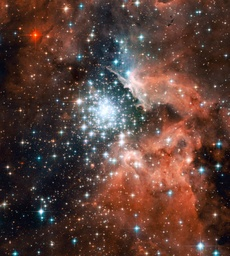
#> input picture ProbSets/Comp/ProbSet3/hubble.jpg, 230 x 256 px, shrunk from 1041 x 1158 before the run
$ jupyter execute --allow-errors Harrison-Beard-ProbSet3.ipynb   (older library calls are emulated)
#> lines starting #> are read from the running program, lines starting #| are printed output that depends on the picture
[cell 1]
import numpy as np
import scipy
from scipy import linalg as la
import scipy.misc
import matplotlib.pyplot as plt
from scipy.sparse import dok_matrix
from numba import njit, prange
import sympy
import mpmath

# QR Decomposition

##

[cell 2]
def qrd(A):
    m,n = np.shape(A)
    Q = np.copy(A)
    R = np.zeros((n,n))
    for i in range(n):
        R[i,i] = la.norm(Q[:,i])
        Q[:,i] = Q[:,i] / R[i,i]
        for j in range(i+1, n):
            R[i,j] = Q[:,j].T @ Q[:,i]
            Q[:,j] = Q[:,j] - R[i,j] * Q[:,i]
    return Q,R

[cell 3]
def problem1_1():

    LB = -1e4 # lower bound for entries of A
    UB = 1e4 # upper bound for entries
    MAX_SIZE = 10 # upper bound on size of matrix

    rank_n = False
    while not rank_n:
        m = np.random.randint(1,MAX_SIZE+1)
        n = np.random.randint(1,MAX_SIZE+1)
        A = (UB - LB) * np.random.rand(m,n) + LB
        if np.linalg.matrix_rank(A) == n:
            rank_n = True
    Q1,R1 = qrd(A)
    Q2,R2 = la.qr(A, mode="economic")

    verifyR = np.allclose(np.triu(R1), R1)
    verifyQ = np.allclose(Q1.T @ Q1, np.identity(n))
    verifyQR = np.allclose(Q1 @ R1, A)

    print("•  R is correct:",verifyR)
    print("•  Q is correct:",verifyQ)
    print("•  The QR Decomposition is correct:",verifyQR)

    print("\nMy Q:\n",Q1,"\n\nMy R:\n",R1,"\n\nScipy's Q:\n",
          Q2,"\n\nScipy's R:\n",R2)

[cell 4]
problem1_1()

##

[cell 5]
def absdet(A):
    return abs(np.prod(np.diag(qrd(A)[1])))

[cell 6]
def problem1_2():
    LB = -1 # lower bound for entries of A
    UB = 1 # upper bound for entries

    # a,b smaller to avoid roundoff error for large determinants

    MAX_SIZE = 10 # upper bound on size of A

    rank_n = False
    while not rank_n:
        n = np.random.randint(1,MAX_SIZE+1)
        A = (UB - LB) * np.random.rand(n,n) + LB
        if np.linalg.matrix_rank(A) == n:
            rank_n = True

    absdet1 = round(absdet(A),5)
    absdet2 = round(abs(la.det(A)),5)

    print("•  The algorithm was correct:\t",(absdet1 == absdet2),
         "\n•  My |det(A)|:\t\t\t",absdet1,"\n•  Scipy's |det(A)|:\t\t",
          absdet2)

[cell 7]
problem1_2()

##

[cell 8]
def solve_linear_system(A,b):
    Q,R = qrd(A)
    y = Q.T @ b
    n = np.shape(A)[0]
    x = np.zeros(n)

    for i in range(n-1,-1,-1):
        x[i] = y[i]
        for j in range(i+1,n):
            x[i] = x[i] - R[i,j] * x[j]
        x[i] = x[i] / R[i,i]

    return x

[cell 9]
def problem1_3():
    LB = -10
    UB = 10
    MAX_SIZE = 10

    rank_n = False
    while not rank_n:
        n = np.random.randint(1,MAX_SIZE+1)
        A = (UB - LB) * np.random.rand(n,n) + LB
        if np.linalg.matrix_rank(A) == n:
            rank_n = True

    b = (UB-LB) * np.random.rand(n) + LB

    x = solve_linear_system(A,b)

    print("x:",x)
    print("\n--> ACCURATE:",all(np.round(A @ x,5) == np.round(b,5)))

[cell 10]
problem1_3()

##

[cell 11]
def householder(A):
    m,n = np.shape(A)
    R = np.copy(A)
    Q = np.eye(m)
    sign = lambda x: 1 if x>=0 else -1
    for k in range(n):
        u = np.copy(R[k:,k])
        u[0] = u[0] + sign(u[0]) * la.norm(u)
        u = u / la.norm(u)
        R[k:,k:] = R[k:,k:] - np.outer(2*u, u.T @ R[k:,k:])
        Q[k:,:] = Q[k:,:] - np.outer(2*u, u.T @ Q[k:,:])

    return Q.T, R

[cell 12]
def problem1_4():
    LB = -10
    UB = 10
    MAX_SIZE = 10

    rank_n = False
    while not rank_n:
        m = np.random.randint(1,MAX_SIZE+1)
        n = np.random.randint(1,MAX_SIZE+1)
        A = (UB - LB) * np.random.rand(m,n) + LB
        if np.linalg.matrix_rank(A) == n:
            rank_n = True

    QT,R = householder(A)

    print(" •  A shape:  ",np.shape(A),"\n",
           "•  Q.T shape:",np.shape(QT),"\n",
           "•  R shape:  ",np.shape(R),"\n")

    print("--> ACCURATE:",np.allclose((QT @ R),A))

[cell 13]
problem1_4()

##

[cell 14]
def hessenberg(A):
    m,n = np.shape(A)
    H = np.copy(A)
    Q = np.eye(m)
    sign = lambda x: 1 if x>=0 else -1
    for k in range(n-2):
        u = np.copy(H[k+1:,k])
        u[0] = u[0] + sign(u[0]) * la.norm(u)
        u = u / la.norm(u)
        H[k+1:,k:] = H[k+1:,k:] - np.outer(2*u, u.T @ H[k+1:,k:])
        H[:,k+1:] = H[:,k+1:] - 2 * np.outer(H[:,k+1:] @ u, u.T)
        Q[k+1:,:] = Q[k+1:,:] - np.outer(2*u, u.T @ Q[k+1:,:])

    return H, Q.T

[cell 15]
def problem1_5():
    LB = -10
    UB = 10
    MAX_SIZE = 10

    rank_n = False
    while not rank_n:
        n = np.random.randint(1,MAX_SIZE+1)
        A = (UB - LB) * np.random.rand(n,n) + LB
        if np.linalg.matrix_rank(A) == n:
            rank_n = True

    H1,QT1 = hessenberg(A)
    H2,QT2 = la.hessenberg(A, calc_q = True)

    print("MY FUNCTION:")
    print("•  Verify H has all zeros below first subdiagonal:",
          np.allclose(np.triu(H1,-1),H1),"\n•  Verify Q @ H @ Q.T = A:",
          np.allclose(QT1 @ H1 @ QT1.T, A))

    print("\nSCIPY'S FUNCTION:")
    print("•  Verify H has all zeros below first subdiagonal:",
          np.allclose(np.triu(H2,-1),H2),"\n•  Verify Q @ H @ Q.T = A:",
          np.allclose(QT2 @ H2 @ QT2.T, A))

[cell 16]
problem1_5() # mess around with QT, Q.T, and Q in problem1_5 if not getting true

# Least Squares and Computing Eigenvalues

##

[cell 17]
def solve_normal_equations(A,b):

    Q,R = qrd(A.T)

    x = la.solve_triangular(R, Q.T@b)

    return x

[cell 18]
def problem2_1():
    LB = -10
    UB = 10
    MAX_SIZE = 10

    rank_n = False
    while not rank_n:
        m = np.random.randint(1,MAX_SIZE+1)
        n = np.random.randint(1,MAX_SIZE+1)
        A = (UB - LB) * np.random.rand(m,n) + LB
        if np.linalg.matrix_rank(A) == n:
            rank_n = True

    b = (UB-LB) * np.random.rand(m) + LB

    x = solve_normal_equations(A,b)

    print("x:",x)
    print("\n--> ACCURATE:",np.allclose(A @ x, b))

#> (a cell that did not finish here is left out)

##

[cell 20]
def problem2_2():
    year, index = np.load("housing.npy").T
#> (reads ProbSets/Comp/ProbSet3/housing.npy from the repository)
    A = year
    A = np.vstack((A, np.ones(len(year))))
    b = index

    β_1, β_0 = solve_normal_equations(A,b)

    plt.scatter(year, index, facecolors="none", edgecolors="k", s=12)
    plt.plot(year, year * β_1 + β_0, "r--")
    plt.title("Housing index regressed on year")
    plt.xlabel("Year (20xx)")
    plt.ylabel("Housing Index")

    plt.show()
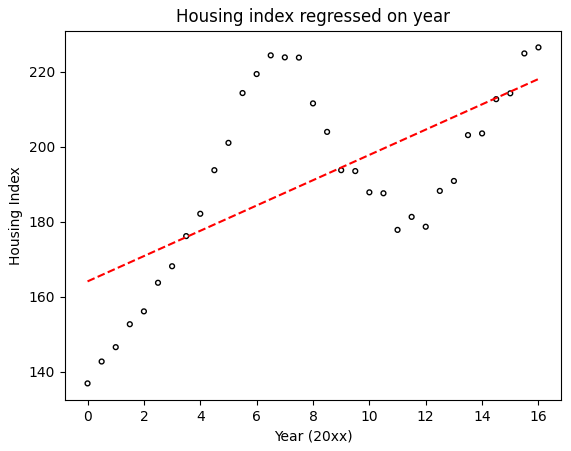
#> figure drawn by matplotlib, 1 panel; curve peaks at x = 16, y = 218.1

[cell 21]
problem2_2()

##

[cell 22]
def problem2_3():
    degs = [3,6,9,12]
    styles = ["r","b","g","m"]
    year, index = np.load("housing.npy").T
    A = year
    A = np.vstack((year,np.ones(len(year))))
    b = index

    β_1, β_0 = solve_normal_equations(A,b)


    plt.scatter(year, index, facecolors="none", edgecolors="k", s=12)
    plt.plot(year, year * β_1 + β_0, "k--")
    plt.title("Housing index regressed on year")
    plt.xlabel("Year (20xx)")
    plt.ylabel("Housing Index")
    plt.show()


    for n,i in enumerate(degs):
        plt.subplot(2,2,n+1)
        plt.scatter(year, index, facecolors="none", edgecolors="k", s=8)
        plt.plot(year, year * β_1 + β_0, "k--")
        plt.title(r"degree $\mathbf{"+str(i)+"}$ polynomial",size=10)
        plt.xticks([])
        plt.yticks([])

        deglist = list(range(i+1))

        M = year[:, np.newaxis]**deglist
        coeffs = la.lstsq(M, b)[0]

        y = coeffs[0]
        for j in range(1,i+1):
            y += coeffs[j] * year**j
        plt.plot(year, y, styles[n])
    plt.suptitle(r"Plots using $\mathtt{scipy.linalg.lstsq()}$",size=14,y=1.02)
    plt.subplots_adjust(hspace=.2, wspace=.1)
    plt.show()
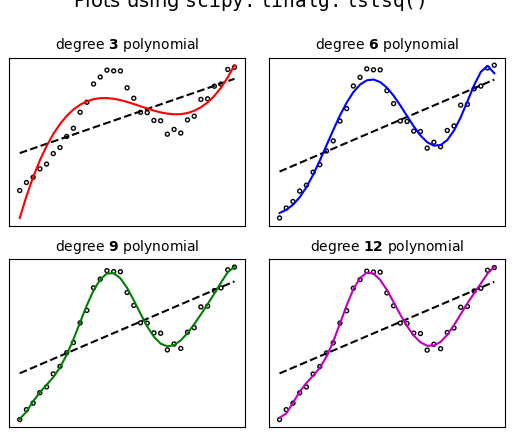
#> figure drawn by matplotlib, 4 panels


    for n,i in enumerate(degs):
        plt.subplot(2,2,n+1)
        plt.scatter(year, index, facecolors="none", edgecolors="k", s=8)
        plt.plot(year, year * β_1 + β_0, "k--")
        plt.title(r"degree $\mathbf{"+str(i)+"}$ polynomial",size=10)
        plt.xticks([])
        plt.yticks([])
        coeffs = np.polyfit(year, index, i)[::-1]
        y = coeffs[0]
        for j in range(1,i+1):
            y += coeffs[j] * year**j
        plt.plot(year, y, styles[n])
    plt.suptitle(r"Plots using $\mathtt{np.plolyfit()}$",size=14,y=1.02)
    plt.subplots_adjust(hspace=.2, wspace=.1)
    plt.show()

[cell 23]
problem2_3()

##

[cell 24]
def problem2_4():
    x,y = np.load("ellipse.npy").T
#> (reads ProbSets/Comp/ProbSet3/ellipse.npy from the repository)
    A = np.column_stack((x**2, x, x*y, y, y**2))
    b = np.ones_like(x)

    a,b,c,d,e = la.lstsq(A, b)[0]

    plot_ellipse(a,b,c,d,e)

    plt.plot(x, y, 'k.')
    plt.axis("equal")
    plt.show()
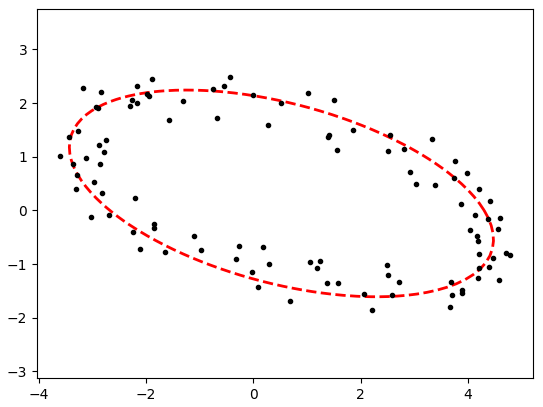
#> figure drawn by matplotlib, 1 panel

[cell 25]
def plot_ellipse(a,b,c,d,e):
    '''
    ax^2 + bx + cxy + dy + ey^2 = 1
    '''
    theta = np.linspace(0, 2*np.pi, 200)
    cos_t, sin_t = np.cos(theta), np.sin(theta)
    A = a*(cos_t**2) + c*cos_t*sin_t + e*(sin_t**2)
    B = b*cos_t + d*sin_t
    r = (-B + np.sqrt(B**2 + 4*A)) / (2*A)
    plt.plot(r*cos_t, r*sin_t, "r--", lw=2)
    plt.gca().set_aspect("equal", "datalim")

[cell 26]
problem2_4()

##

[cell 27]
# [11 lines left out: function power_method, not called in this run]

[cell 28]
def problem2_5():
    LB = 1e-10
    UB = 10
    MAX_SIZE = 10

    rank_n = False
    while not rank_n:
        n = np.random.randint(2,MAX_SIZE+1)
        A = (UB - LB) * np.random.rand(n,n) + LB
        if np.linalg.matrix_rank(A) == n:
            rank_n = True

    evals, evecs = la.eig(A)
    loc = np.argmax(eigs)

    λ0, x0 = evals[loc], evecs[:,loc]

    print("       Scipy A@x == λ*x:",np.allclose(A @ x0, λ0 * x0))

    λ, x = power_method(A, 100, 1e-4)

    print("power_method A@x == λ*x:",np.allclose(A @ x, λ * x))

#> (a cell that did not finish here is left out)

##

[cell 30]
def qr_algo(A, N, tol):
    n = A.shape[0]
    S = la.hessenberg(A)

    for k in range(N):
        Q, R = qrd(S)
        S = R @ Q
    evals = []
    i = 0
    while i < n:
        if i == n - 1:
            evals.append(S[i, i])
        elif S[i + 1, i] < tol:
            evals.append(S[i, i])
        elif len(S[i:, i:]) == 2:
            λ1 = ((S[i, i] + S[i+1, i+1]) + cmath.sqrt((S[i, i] + S[i+1, i+1]) ** 2
                                                      - 4 * (S[i, i] * S[i+1, i+1] - S[i, i+1] * S[i+1, i]))) / 2
            λ2 = ((S[i, i] + S[i+1, i+1]) - cmath.sqrt((S[i, i] + S[i+1, i+1]) ** 2
                                                      - 4 * (S[i, i] * S[i+1, i+1] - S[i, i+1] * S[i+1, i]))) / 2
            evals.append(λ1, λ2)
            i += 1
        i += 1

    return evals

[cell 31]
def problem2_6():
    LB = 1e-10
    UB = 10
    MAX_SIZE = 10

    rank_n = False
    while not rank_n:
        n = np.random.randint(2,MAX_SIZE+1)
        A = (UB - LB) * np.random.rand(n,n) + LB
        if np.linalg.matrix_rank(A) == n:
            rank_n = True

    print("Scipy's e-vals:")
    print(la.eig(A + A.T)[:-1])


    print("\nMy e-vals:")
    print(qr_algo(A + A.T, 1000, 1e-8))

[cell 32]
problem2_6()

The eigenvalues are the same!

# SVD and Image Compression

##

[cell 33]
def compact_svd(A, tol=1e-4):
    AH = A.conj().T
    λ, V = la.eig(AH @ A)
    σ = np.sqrt(λ)

    V = V[:,np.argsort(σ)[::-1]]
    σ = np.sort(σ)[::-1]


    r = 0
    for i in σ:
        if i>tol:
            r+=1

    σ_1 = σ[:r]
    V_1 = V[:,:r]
    U_1 = A @ V_1 / σ_1

    VH_1 = V_1.conj().T

    return U_1, σ_1, VH_1

[cell 34]
def problem3_1():

    LB = -10
    UB = 10
    MAX_SIZE = 10

    rank_n = False
    while not rank_n:
        m = np.random.randint(2,MAX_SIZE+1)
        n = np.random.randint(2,MAX_SIZE+1)
        A = (UB - LB) * np.random.rand(m,n) + LB
        if np.linalg.matrix_rank(A) == n:
            rank_n = True

    U0, σ0, VH0 = la.svd(A, full_matrices=False)

    print("--- BUILT-IN SVD ---\n")

    print(
        " •  U.shape, σ.shape, VH.shape:\n   ",
        U0.shape, σ0.shape, VH0.shape,"\n")

    print(

        " •  Verify U and VH are orthonormal:",
        np.allclose(U0.T @ U0, np.identity(n)),
        np.allclose(VH0.T @ VH0,np.identity(n)),"\n\n",

        "•  Verify U @ σ @ VH = A:",
        np.allclose(U0 @ np.diag(σ0) @ VH0, A),"\n\n",

        "•  Verify the rank is correct:",
        np.linalg.matrix_rank(A) == len(σ0))


    print("\n---  COMPACT SVD  ---\n")


    U, σ, VH = compact_svd(A, tol = 1e-15)
    print(
        " •  U.shape, σ.shape, VH.shape:\n   ",
        U.shape, σ.shape, VH.shape,"\n")

    print(

        " •  Verify U and VH are orthonormal:",
        np.allclose(U.T @ U, np.identity(n)),
        np.allclose(VH.T @ VH,np.identity(n)),"\n")


    print(
        " •  Verify U @ σ @ VH = A:",
        np.allclose(U @ np.diag(σ) @ VH, A),"\n\n",

        "•  Verify the rank is correct:",
        np.linalg.matrix_rank(A) == len(σ))

[cell 35]
problem3_1()

##

[cell 36]
def A_to_S(A):
    θ = np.linspace(0, 2 * np.pi, 200)
    S = np.vstack([np.cos(θ), np.sin(θ)])
    return S

[cell 37]
def problem3_2():
    LB = -10
    UB = 10
    A = (UB - LB) * np.random.rand(2,2) + LB

    S = A_to_S(A)

    E = np.array([[1, 0, 0],
                  [0, 0, 1]])

    U, σ, V = la.svd(A)
    Σ = np.diag(σ)

    plt.subplot(221)
    plt.plot(S[0], S[1])
    plt.plot(E[0], E[1])
    plt.title(r"$S$")
    plt.axis("equal")

    plt.subplot(222)
    plt.plot((V @ S)[0], (V @ S)[1])
    plt.plot((V @ E)[0], (V @ E)[1])
    plt.title(r"$V^{\mathsf{H}}S$")
    plt.axis("equal")

    plt.subplot(223)
    plt.plot((Σ @ V @ S)[0], (Σ @ V @ S)[1])
    plt.plot((Σ @ V @ E)[0], (Σ @ V @ E)[1])
    plt.title(r"$\Sigma V^{\mathsf{H}}S$")
    plt.axis("equal")

    plt.subplot(224)
    plt.plot((U @ Σ @ V @ S)[0], (U @ Σ @ V @ S)[1])
    plt.plot((U @ Σ @ V @ E)[0], (U @ Σ @ V @ E)[1])
    plt.title(r"$U \Sigma V^{\mathsf{H}}S$")
    plt.axis("equal")


    plt.subplots_adjust(hspace=.5, wspace=.2)
    plt.show()
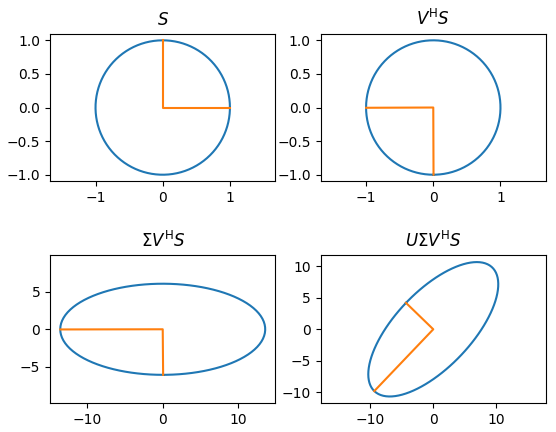
#> figure drawn by matplotlib, 4 panels

[cell 38]
problem3_2()

##

[cell 39]
def compact_svd_2(A, s):

    m,n = np.shape(A)

    if s>np.linalg.matrix_rank(A):
        raise ValueError("s is greater than the number of nonzero singular values of A.")

    vals = m*s + n*s + s

    U,σ,V = la.svd(A)
    U_s = U[:,:s]
    σ_s = σ[:s]
    V_s = V[:s,:]

    return U_s @ np.diag(σ_s) @ V_s, vals

[cell 40]
def problem3_3():
    LB = -10
    UB = 10
    MAX_SIZE = 10

    rank_n = False
    while not rank_n:
        m = np.random.randint(2,MAX_SIZE+1)
        n = np.random.randint(2,MAX_SIZE+1)
        A = (UB - LB) * np.random.rand(m,n) + LB
        if np.linalg.matrix_rank(A) == n:
            rank_n = True

    s = np.random.randint(min(m,n),max(m,n)+1)

    a,b = compact_svd_2(A,s)

    print("U_s @ diag(σ_s) @ V_s:\n\n",a,"\n\nvals:",b)

#> (a cell that did not finish here is left out)

##

[cell 42]
def compact_svd_3(A, ε=0.1):
    U,σ,V = la.svd(A)

    if ε < min(σ):
        raise ValueError("ε is less than or equal to the smallest singular value of A")

    s = len(σ[σ>ε])

    U_s = U[:,:s]
    σ_s = σ[:s]
    V_s = V[:s,:]

    return U_s @ np.diag(σ_s) @ V_s

[cell 43]
def problem3_4():

    ε = 0.4

    LB = -10
    UB = 10
    MAX_SIZE = 10

    rank_n = False
    while not rank_n:
        m = np.random.randint(2,MAX_SIZE+1)
        n = np.random.randint(2,MAX_SIZE+1)
        A = (UB - LB) * np.random.rand(m,n) + LB
        if np.linalg.matrix_rank(A) == n:
            rank_n = True

    print("A:\n",A,"\n\n")
    print("proper singular vals of A:\n",la.svd(A)[1],"\n\n")
    print("my singular vals of A:\n",compact_svd_3(A, ε=ε),"\n\n")
    print("normed differece:\n",la.norm(A - compact_svd_3(A,ε=ε)))

#> (a cell that did not finish here is left out)

##

[cell 45]
def compress(file, s):

    im = plt.imread(file)/255

    if im.ndim == 3:
        C=[]
        V=0
        for i in range(3):
            col = im[:,:,i]
            col_s,v = compact_svd(col, s)
            V+=v
            col_s[col_s<0] = 0
            col_s[col_s>1] = 1
            C.append(col_s)
        return np.dstack(C),V

    elif im.ndim == 2:
        im_s,v = compact_svd(im, s)
        im_s[im_s<0] = 0
        im_s[im_s>1] = 1
        return im_s, v

[cell 46]
def problem3_5():

    im1 = plt.imread("hubble.jpg")/255
    im1_c, v1_c = compress("hubble.jpg",5)
#> the loop in compress, `for i in range(3):` made 1 pass
#> pass 1, in compress, `col = im[:,:,i]`:
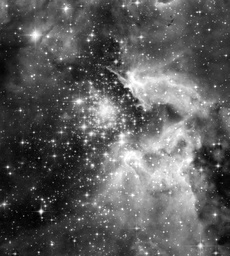
#> col: shape (256, 230) float64; min 0, max 1, mean 0.36
#> pass 1, in compact_svd (call 2), `AH = A.conj().T`:
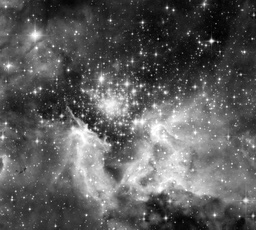
#> AH: shape (230, 256) float64; min 0, max 1, mean 0.36
#> pass 1, in compact_svd (call 2), `λ, V = la.eig(AH @ A)`:
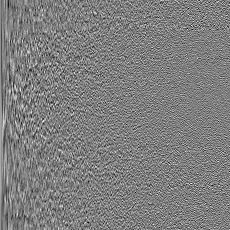
#> V: shape (230, 230) float64; min -0.289, max 0.291, mean 8.73e-05; drawn with min black and max white
#> pass 1, in compact_svd (call 2), `V = V[:,np.argsort(σ)[::-1]]`:
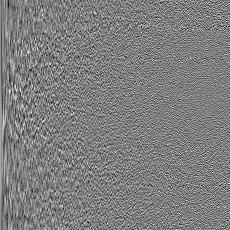
#> V: shape (230, 230) float64; min -0.289, max 0.291, mean 8.73e-05; drawn with min black and max white
#> after the loop in compress, `for i in range(3):`: C = []; V = 0
#> (the rest of the program and of its run is left out)
